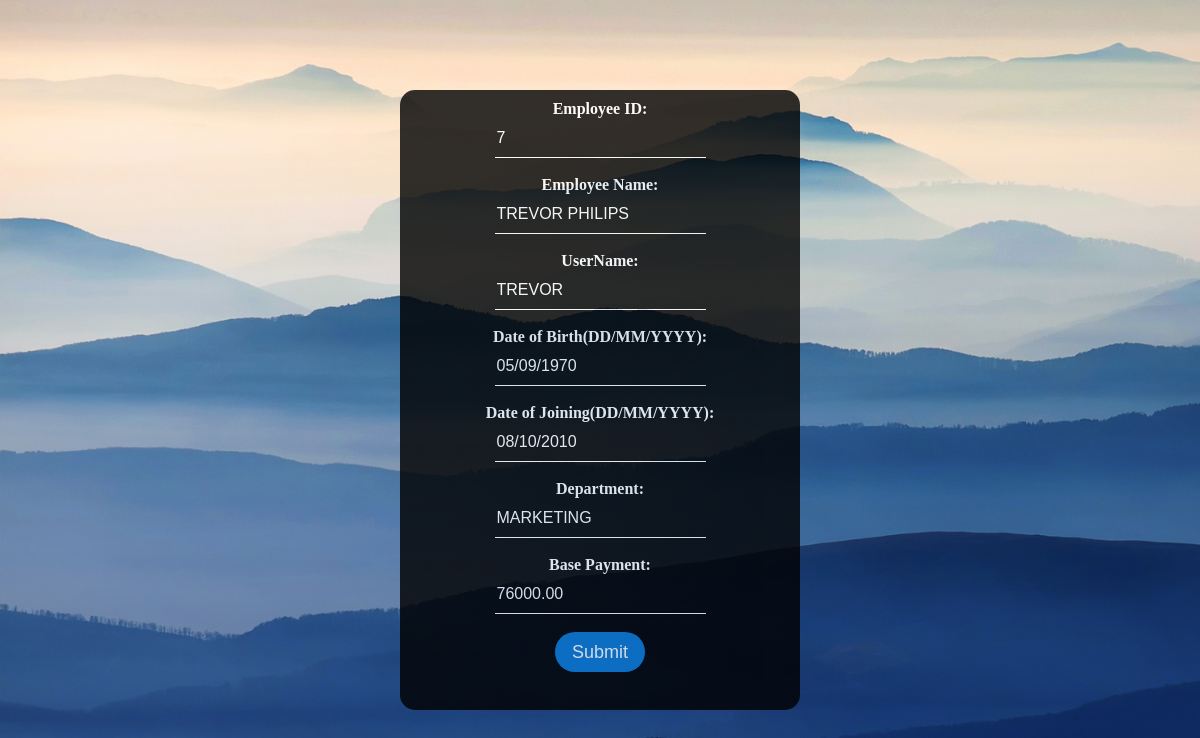
Page /updateform.php?unm=TREVOR on the committed database.
### tables this page shows
CREATE TABLE IF NOT EXISTS `payroll` (
`ID` int(5) NOT NULL,
  `NAME` varchar(50) NOT NULL,
  `USERNAME` varchar(50) NOT NULL,
  `DOB` varchar(10) NOT NULL,
  `DOJ` varchar(10) NOT NULL,
  `DEPT` varchar(50) NOT NULL,
  `BASE` decimal(10,2) NOT NULL,
  `DA` decimal(10,2) NOT NULL,
  `HRA` decimal(10,2) NOT NULL,
  `TA` decimal(10,2) NOT NULL,
  `PF` decimal(10,2) NOT NULL,
  `IT` decimal(10,2) NOT NULL,
  `SALARY` decimal(10,2) NOT NULL
);

### updateform.php (the view)
<?php
include('connection.php');
$unm=$_REQUEST['unm'];
$sql="SELECT * FROM PAYROLL WHERE USERNAME='$unm'";
$result=mysqli_query($conn,$sql);
$data=mysqli_fetch_assoc($result);
?>
<html>
<link href="CSS/updateform.css" rel='stylesheet' type="text/css">
<body>
<center>
<div class="formbox">
<form action="updatedata.php" method="post" autocomplete="off"><center>
Employee ID:<br><input type="text" name="id" value="<?php echo $data['ID']; ?>" readonly><br><br>
Employee Name:<br><input type="text" name="nm" value="<?php echo $data['NAME']; ?>"><br><br>
UserName:<br><input type="text" name="unm" value="<?php echo $data['USERNAME']; ?>"><br><br>
Date of Birth(DD/MM/YYYY):<br><input type="text" name="dob"  value="<?php echo $data['DOB']; ?>"><br><br>
Date of Joining(DD/MM/YYYY):<br><input type="text" name="doj"  value="<?php echo $data['DOJ']; ?>"><br><br>
Department:<br><input type="text" name="dept"  value="<?php echo $data['DEPT']; ?>"><br><br>
Base Payment:<br><input type="number" name="base"  value="<?php echo $data['BASE']; ?>"><br><br>
<input type="submit" value="Submit" name="btn"></center>
</form>
</div>
</center>
</body>
</html>

### updateform.css (style rules this page uses)
body { margin:0; padding:0; background: url("../Assets/wall.jpg"); background-size:cover; background-position:center; }
.formbox { Width:400px; Height:620px; Background:#000; opacity:0.8; Color:#fff; Top:50%; Left:50%; Position: absolute; Transform:translate(-50%,-50%); Box-sizing:border-box; padding:10px 10px; border-radius:15px; font-weight:bold; }
.formbox input[type="text"] { Border:none; Border-bottom:1px solid #fff; Background:transparent; Outline:none; Height: 40px; Color:#fff; Font-size:16px; }
.formbox input[type="number"] { Border:none; Border-bottom:1px solid #fff; Background:transparent; Outline:none; Height: 40px; Color:#fff; Font-size:16px; }
.formbox input[type="submit"] { Border:none; Outline:none; Height: 40px; width: 90px; Background:#0878d3; Color:#fff; Font-size:18px; Border-radius:20px; }

### rows in the picture
payroll: id "7", nm "TREVOR PHILIPS", unm "TREVOR", dob "05/09/1970", doj "08/10/2010", dept "MARKETING", base "76000.00"
